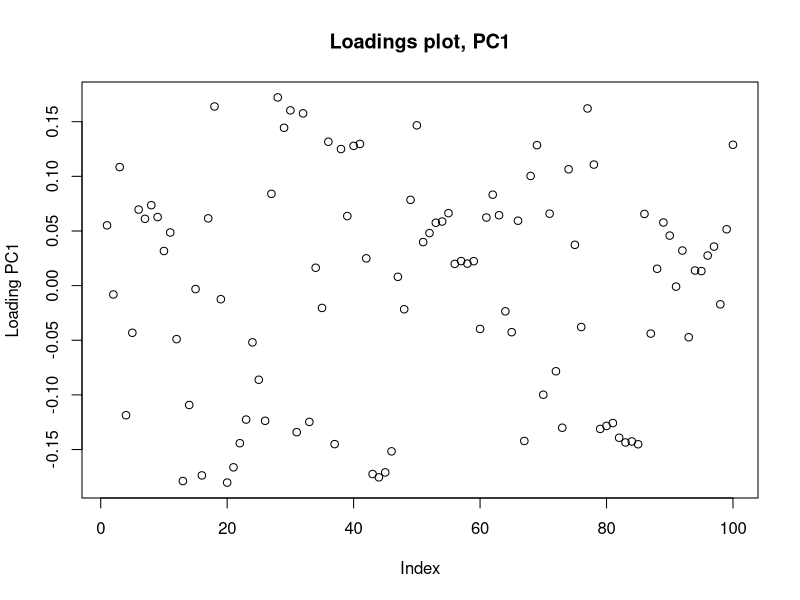
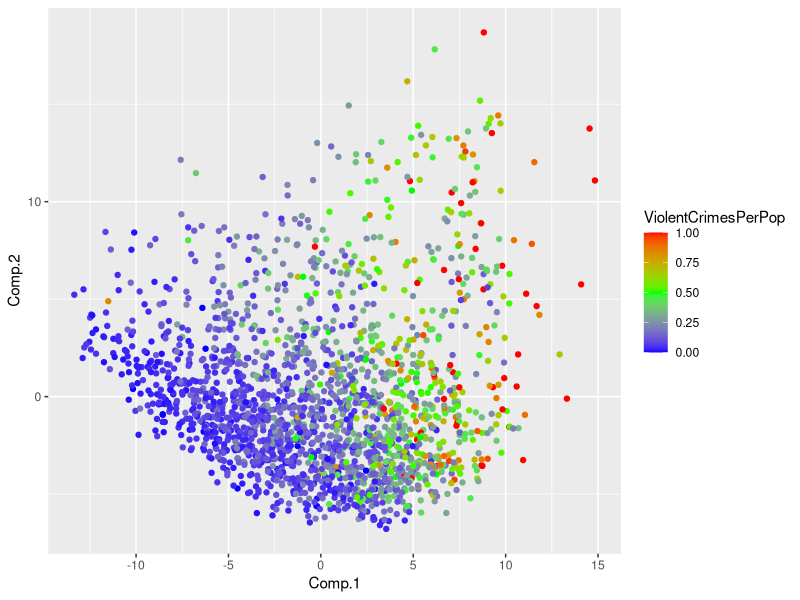
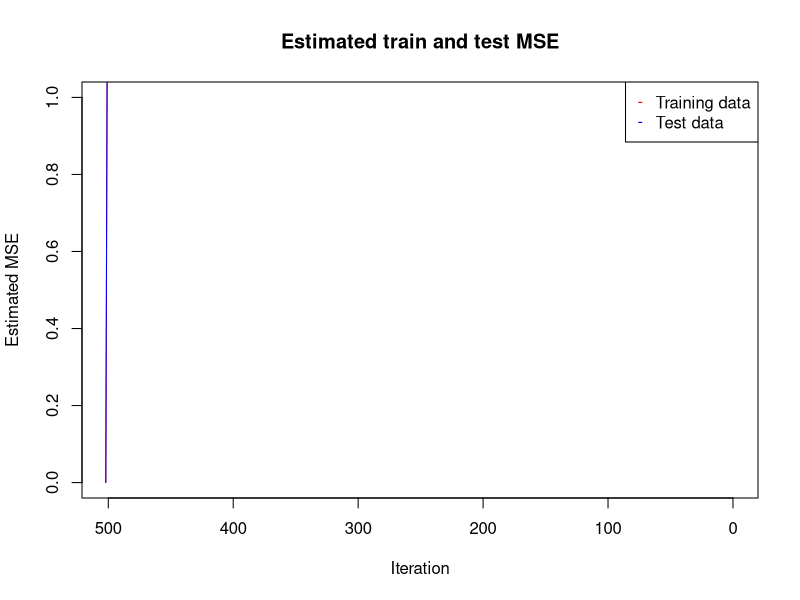

Write the R code that produced these figures, in order.
# Read data
data = read.csv("communities.csv")

# Load ggplot2
library(ggplot2)

############################################## 
# ----------------- Task 1 ----------------- #
##############################################

# Scale and center all data (except for ViolentCrimesPerPop)
X = data[-data$ViolentCrimesPerPop]
X = scale(x = X,center = TRUE, scale = TRUE)

PCA <- function(X) {
  # Calculate covariance matrix
  X = as.matrix(X)
  n = nrow(X)
  S = t(X)%*%X/n 
  eigen = eigen(S)
  return(eigen)
}

# Get principal components and corresponding eigenvalues 
# NOTE: Eigenvalues are sorted in descending order already
eigen = PCA(X)


# Get variance captured by each PC
variance = eigen$values/sum(eigen$values)*100
sprintf("%2.3f", variance)

# Print cumulative sum
print(cumsum(variance) >= 95)



############################################## 
# ----------------- Task 2 ----------------- #
##############################################

# PCA using princomp(...)
res = princomp(X, scores = TRUE)

# Loadings plot for first PC
U = res$loadings
plot(U[,1], ylab = "Loading PC1", main="Loadings plot, PC1")

# Get the 5 features that contribute the most, by absolute value
cont_most = sort(abs(U[,1]), decreasing = TRUE)
print(cont_most[1:5])

# Plot the score using PC1 and PC2 as coordinates and show target as color
scores = as.data.frame(res$scores)
scores$ViolentCrimesPerPop = data$ViolentCrimesPerPop
ggplot(data = scores, aes(x = Comp.1, y = Comp.2, color = ViolentCrimesPerPop)) + 
  geom_point() + 
  scale_color_gradient2(midpoint=0.5, low="blue", mid="green", high="red")



############################################## 
# ----------------- Task 3 ----------------- #
##############################################

# Scale all of the original data
scaled_data = as.data.frame(scale(data, center = TRUE, scale = TRUE))

# Split data into train and test
n = dim(scaled_data)[1]
set.seed(12345)
id = sample(1:n, floor(n*0.5))
train = scaled_data[id,]
test = scaled_data[-id,]

# Fit linear regression model
fit = lm(formula=ViolentCrimesPerPop~., data=train)

# Get summary of model
summary(fit)

# Get predictions on training data
y_hat_train = fitted(fit)

# Training MSE error
n_train <- nrow(train)
mse_train <- sum((y_hat_train-train$ViolentCrimesPerPop)^2)/n_train

# Get predictions on test data
y_hat_test <- predict(fit, test)

# Test MSE error
n_test <- nrow(test)
mse_test <- sum((y_hat_test-test$ViolentCrimesPerPop)^2)/n_test

cat("Training MSE = ", mse_train, " and test MSE = ", mse_test)


############################################## 
# ----------------- Task 4 ----------------- #
##############################################

# MSE estimate function
mse_est <- function(theta, X, y) {
  mse = mean((y-X%*%theta)^2)
  return(mse)
}

# Split train and test into features and targets
X_train = as.matrix(subset(train, select = -ViolentCrimesPerPop))
y_train = as.matrix(train$ViolentCrimesPerPop)
X_test = as.matrix(subset(test, select = -ViolentCrimesPerPop))
y_test = as.matrix(test$ViolentCrimesPerPop)

# Create structure to store MSE and iteration number
mse_train = c()
mse_test = c()
k = 0

# Linear regression cost function to use for optimization
lin_cost <- function(theta, X_train, y_train, X_test, y_test) {
  n = nrow(y_train)
  cost = sum((X_train%*%theta - y_train)^2)/n
  .GlobalEnv$k= .GlobalEnv$k+1
  .GlobalEnv$mse_train[k] = mse_est(theta, X_train, y_train)
  .GlobalEnv$mse_test[k] = mse_est(theta, X_test, y_test)
  return(cost)
}

# Initialize theta to zero vector
init_theta = matrix(0, ncol(X_train), 1)

# Optimize theta
optimRes <- optim(par=init_theta, 
                  fn=lin_cost, 
                  gr=NULL, 
                  X_train, 
                  y_train, 
                  X_test,
                  y_test,
                  method="BFGS")


# Throw away first N iterations and plot
N = 500
plot((N+1):k, mse_train[(N+1):k],  
     col = "red", 
     type = 'l', 
     xlab = "Iteration",
     ylab = "Estimated MSE",
     main = "Estimated train and test MSE",
     xlim = c(N+1, k),
     ylim =  c(0, 1))
lines((N+1):k, mse_test[(N+1):k], type = "l", col = "blue")
legend(x="topright", 
       legend = c("Training data","Test data"),
       col=c("red", "blue"),
       pch = "--")

cat("Minimal test error in iteration number:", which.min(mse_test), "\n")
cat("Train error for iteration number", which.min(mse_test), "was: ", 
    mse_train[which.min(mse_test)], "\n")
cat("Test error for iteration number", which.min(mse_test), "was: ", 
    mse_test[which.min(mse_test)], "\n")










